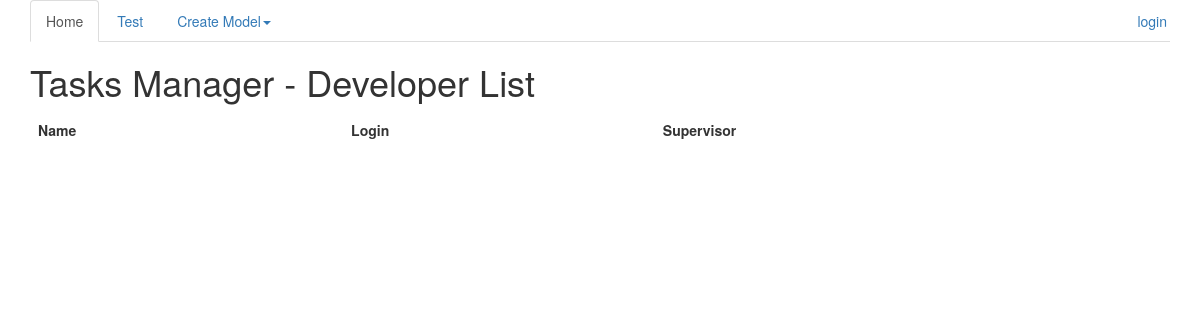
The page /developer_list on the database as committed earlier.
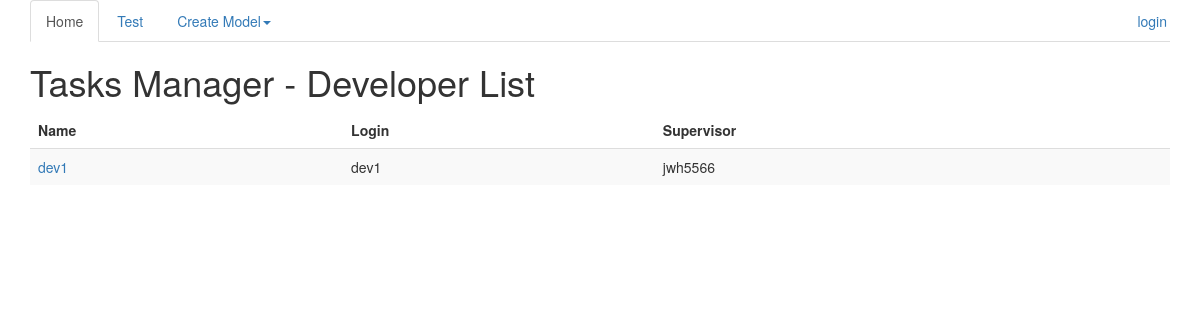
The same page on the database as committed later.
### TasksManager/models.py (models this page shows)
class UserProfile(models.Model):
    user_auth = models.OneToOneField(User, primary_key=True)
    phone = models.CharField(max_length=20, verbose_name="Phone number"
                             , null=True, default=None, blank=True)
    born_date = models.DateField(verbose_name="Born date", null=True,
                                 default=None, blank=True)
    last_connection = models.DateTimeField(verbose_name="Date of last connection", null=True, default=None, blank=True)
    years_seniority = models.IntegerField(verbose_name="Seniority",
                                          default=0)
    def __str__(self):
        return self.user_auth.username

class Developer(UserProfile):
    supervisor = models.ForeignKey(Supervisor, verbose_name="Supervisor")

class UserProfile(models.Model):
    user_auth = models.OneToOneField(User, primary_key=True)
    phone = models.CharField(max_length=20, verbose_name="Phone number"
                             , null=True, default=None, blank=True)
    born_date = models.DateField(verbose_name="Born date", null=True,
                                 default=None, blank=True)
    last_connection = models.DateTimeField(verbose_name="Date of last connection", null=True, default=None, blank=True)
    years_seniority = models.IntegerField(verbose_name="Seniority",
                                          default=0)
    def __str__(self):
        return self.user_auth.username

class Supervisor(UserProfile):
    specialisation = models.CharField(max_length=50, verbose_name="Specialisation")

### templates/developer_list.html (shortened to what this page needs)
{% extends "base.html" %}
{% block h1 %}
    Developer List
{% endblock %}
{% block  article_content%}
    <table class="table table-striped">
            <thead>
                <tr>
                    <td><strong>Name</strong></td>
                    <td><strong>Login</strong></td>
                    <td><strong>Supervisor</strong></td>
                </tr>
            </thead>
            <tbody>
            {% for dev in object_list %}
                <tr>
                    <td><a href="{% url 'developer_detail' pk=dev.user_auth.id %}">{{ dev }}</a></td>
                    <td>{{ dev.user_auth.last_name }}</td>
                    <td>{{ dev.supervisor }}</td>
                </tr>
            {% endfor %}
            </tbody>
        </table>
{% endblock %}

Rows that differ between the two databases and show on the page:
added Developer: username "dev1", user_auth.last_name "dev1", supervisor "jwh5566"
